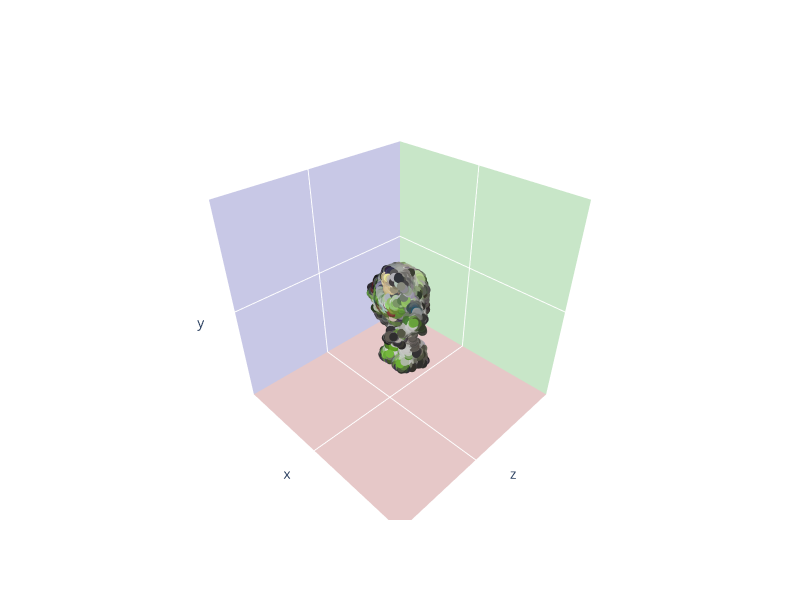

The cell this chart's notebook holds for it:
### Code cell
obj_gaussian_pointcloud = py3d_struct.Pointclouds(
    points=[obj_gaussians.get_xyz.squeeze().detach().cpu()],
    features=[obj_gaussians._features_dc.squeeze().detach().cpu().sigmoid()]
)

fig = py3d_vis.plot_scene(
    {" ": 
        {
            'Gaussian pointcloud': obj_gaussian_pointcloud,
        }
    },
    xaxis={"backgroundcolor":"rgb(200, 200, 230)"},
    yaxis={"backgroundcolor":"rgb(230, 200, 200)"},
    zaxis={"backgroundcolor":"rgb(200, 230, 200)"}, 
    
#     xaxis={"backgroundcolor":"rgb(255, 255, 255)"},
#     yaxis={"backgroundcolor":"rgb(255, 255, 255)"},
#     zaxis={"backgroundcolor":"rgb(255, 255, 255)"}, 
    
    pointcloud_marker_size=3,
    pointcloud_max_points=30_000,
    axis_args=py3d_vis.AxisArgs(showgrid=True)
)

fig.update_layout(width=800, height=600)
fig.show()

### Figure 1 — Plotly figure (JSON) as saved in the notebook; plotly's stock layout.template omitted (floating-point values rounded to 4 significant figures; data arrays with more than 128 entries replaced by an {"elided": "..."} marker saying what was removed)
{"data": [{"marker": {"color": {"elided": "8370 str values"}, "size": 3}, "mode": "markers", "name": "Gaussian pointcloud", "scene": "scene", "type": "scatter3d", "x": {"elided": "8370 float values"}, "y": {"elided": "8370 float values"}, "z": {"elided": "8370 float values"}}], "layout": {"annotations": [{"font": {"size": 16}, "showarrow": false, "text": " ", "x": 0.5, "xanchor": "center", "xref": "paper", "y": 1, "yanchor": "bottom", "yref": "paper"}], "height": 600, "scene": {"aspectmode": "cube", "camera": {"up": {"x": 0, "y": 1, "z": 0}}, "domain": {"x": [0, 1], "y": [0, 1]}, "xaxis": {"backgroundcolor": "rgb(200, 200, 230)", "range": [-0.4058, 0.4408], "showaxeslabels": false, "showgrid": true, "showline": false, "showticklabels": false, "ticks": "", "zeroline": false}, "yaxis": {"backgroundcolor": "rgb(230, 200, 200)", "range": [-0.4143, 0.4323], "showaxeslabels": false, "showgrid": true, "showline": false, "showticklabels": false, "ticks": "", "zeroline": false}, "zaxis": {"backgroundcolor": "rgb(200, 230, 200)", "range": [-0.4642, 0.3824], "showaxeslabels": false, "showgrid": true, "showline": false, "showticklabels": false, "ticks": "", "zeroline": false}}, "width": 800}}
